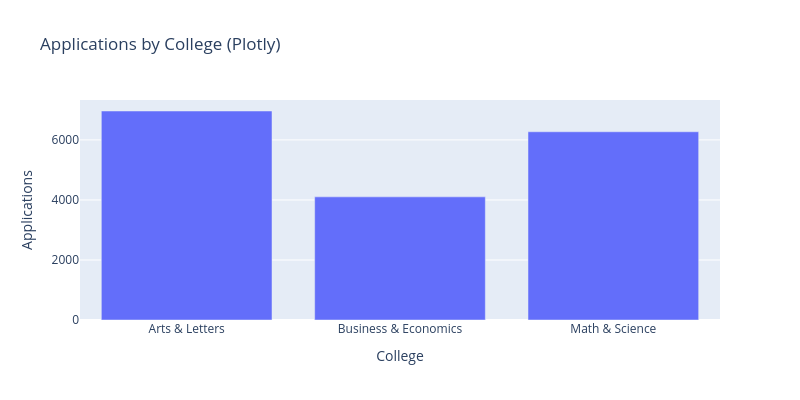

Here is the notebook cell this chart was saved with:
### Code cell
# Task 01: Applications by college
# Count applications by college
applications = df.groupby("College")["Applicant"].count()
print(applications)

# 1.1 Matplotlib bar chart
plt.figure(figsize=(8, 4))
plt.bar(applications.index, applications.values, color="steelblue")
plt.title("Applications by College (Matplotlib)")
plt.xlabel("College")
plt.ylabel("Applications")
plt.show()

# 1.2 Seaborn bar chart
plt.figure(figsize=(8, 4))
sns.countplot(data=df, x="College", order=applications.index, color="steelblue")
plt.title("Applications by College (Seaborn)")
plt.xlabel("College")
plt.ylabel("Applications")
plt.show()

# 1.3 Plotly bar chart
fig = px.bar(x=applications.index, y=applications.values,
             labels={"x": "College", "y": "Applications"},
             title="Applications by College (Plotly)", width=800, height=400)
fig.show()

### Figure 1 — Plotly figure (JSON) as saved in the notebook; plotly's stock layout.template omitted (floating-point values rounded to 4 significant figures)
{"data": [{"hovertemplate": "College=%{x}<br>Applications=%{y}<extra></extra>", "legendgroup": "", "marker": {"color": "#636efa", "pattern": {"shape": ""}}, "name": "", "orientation": "v", "showlegend": false, "textposition": "auto", "type": "bar", "x": ["Arts & Letters", "Business & Economics", "Math & Science"], "xaxis": "x", "y": [6964, 4103, 6272], "yaxis": "y"}], "layout": {"barmode": "relative", "height": 400, "legend": {"tracegroupgap": 0}, "title": {"text": "Applications by College (Plotly)"}, "width": 800, "xaxis": {"anchor": "y", "domain": [0, 1], "title": {"text": "College"}}, "yaxis": {"anchor": "x", "domain": [0, 1], "title": {"text": "Applications"}}}}
